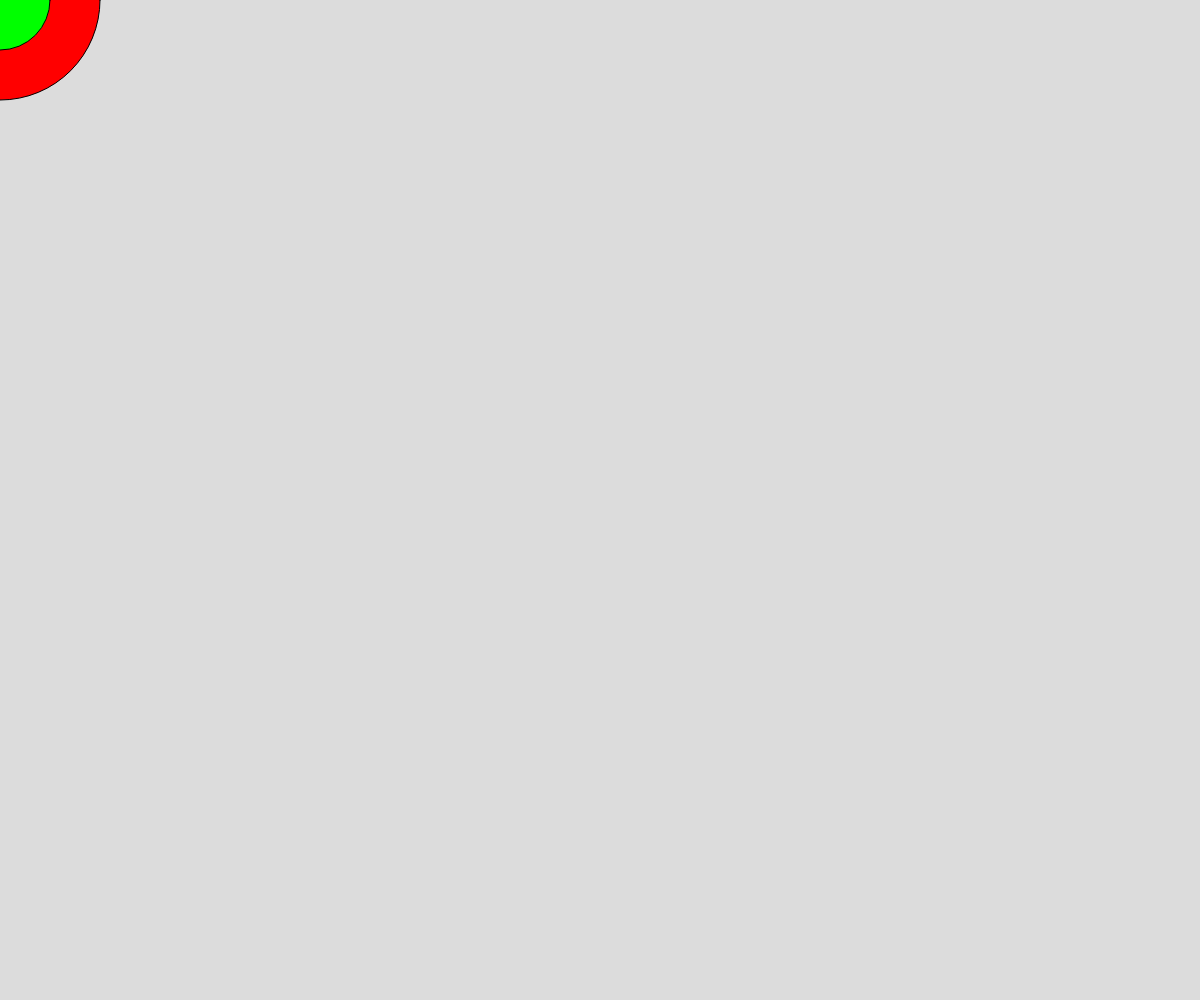
Frame 1 (no input)
Frame 60 (no input): identical to frame 1, image omitted
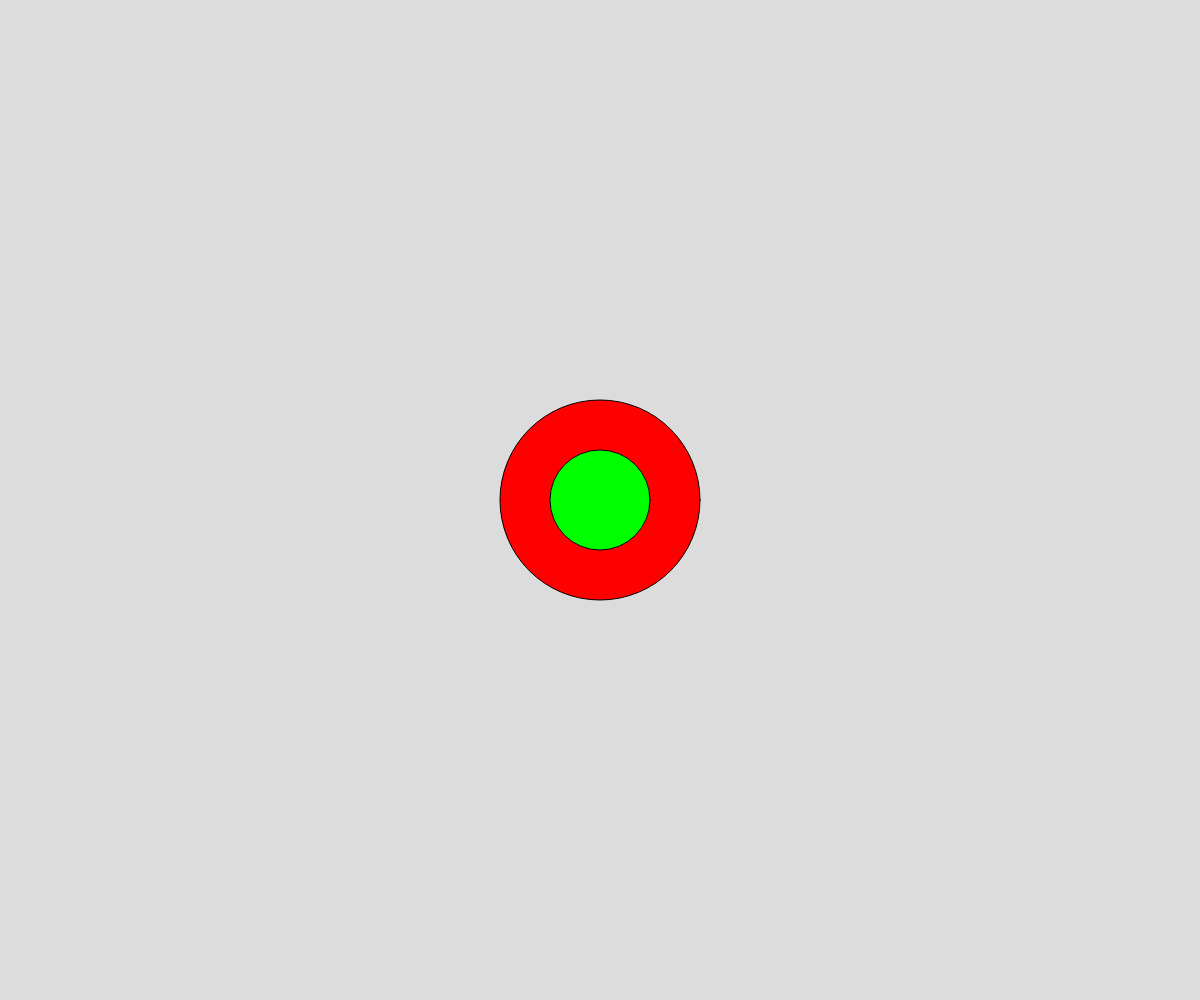
Frame 120 (the mouse pressed at the canvas centre since frame 60)

The p5.js sketch that drew these frames (run headless with seeded random() and noise() and a simulated clock; from frame 60 on, the mouse is pressed at the canvas centre):

// p5.js sketch
// ── sketch.js
function windowResized(){
  resizeCanvas(windowWidth, windowHeight);
}

function setup() {
  createCanvas(windowWidth, windowHeight);
}

function draw() {
  background(220);
  fill(255,0,0);
  ellipse(mouseX, mouseY, 200, 200);
  fill(0, 255,0)
  ellipse(mouseX, mouseY, 100, 100);
}
